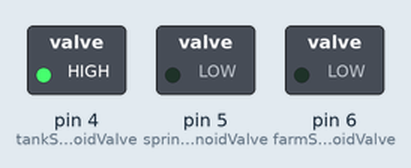
Bench run of a sketch on a simulated Arduino Uno, built with avr-gcc and run on an emulated ATmega328P. On the bench: switched loads named in the sketch (green lamp = pin HIGH).

Above: at 1.0 s.
At 3.0 s:
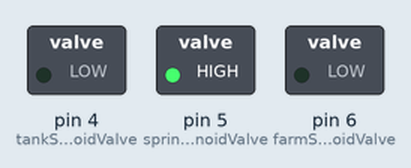
At 5.0 s:
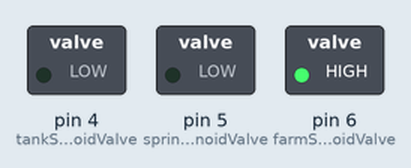
Timing chart, 0 to 7.8 s (numbered marks = the images above):
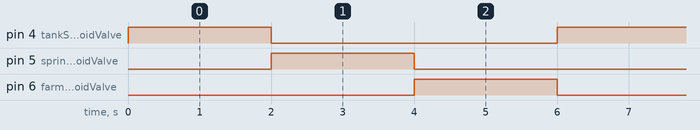

Measured:
- by itself, pin 4 (tankSolenoidValve), pin 5 (sprinklerSolenoidValve), pin 6 (farmSolenoidValve): alternates HIGH for 2.0 s and LOW for 4.0 s
- by itself, everything shown: repeats every 6.0 s, in 3 steps

The sketch:

solenoidValve.ino
```cpp
/*
 * Projecr Name : IOT based water level indicator
 * Project repository link : https://github.com/sashuu6/CET-MCA-S5-MiniProject-IOT_based_Water_Level_Indicator
 * File name : solenoidValve.ino
 * Author : Sashwat K
 * Created on : 17 Oct 2019
 * Last updated : 17 Oct 2019
 * Microcontroller : Atmega 328p
 * Pins used : solenoid valve 1 - 4
 *             solenoid valve 2 - 5
 *             solenoid valve 3 - 6
 * Purpose : Diagnose solenoid valve testing
 */

int tankSolenoidValve = 4;
int sprinklerSolenoidValve = 5;
int farmSolenoidValve = 6;

void setup() {
  // put your setup code here, to run once:
  pinMode(tankSolenoidValve, OUTPUT);
  pinMode(sprinklerSolenoidValve, OUTPUT);
  pinMode(farmSolenoidValve, OUTPUT);
}

void loop() {
  // put your main code here, to run repeatedly:
  digitalWrite(tankSolenoidValve, HIGH);
  digitalWrite(sprinklerSolenoidValve, LOW);
  digitalWrite(farmSolenoidValve, LOW);
  delay(2000);
  digitalWrite(tankSolenoidValve, LOW);
  digitalWrite(sprinklerSolenoidValve, HIGH);
  digitalWrite(farmSolenoidValve, LOW);
  delay(2000);
  digitalWrite(tankSolenoidValve, LOW);
  digitalWrite(sprinklerSolenoidValve, LOW);
  digitalWrite(farmSolenoidValve, HIGH);
  delay(2000);
}
```
